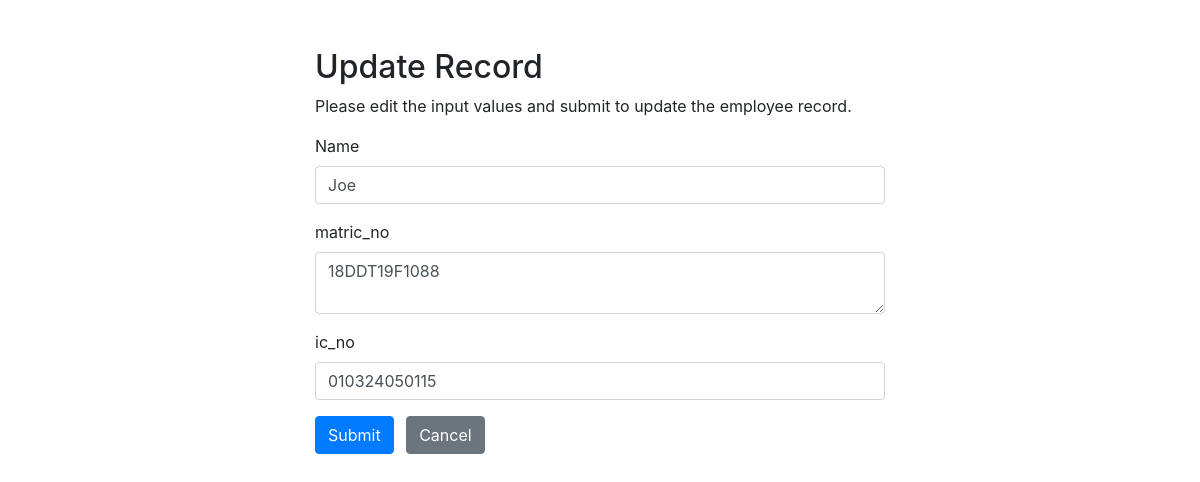
The app's page /update.php?idStudents=2 with its own data.
### tables this page shows
CREATE TABLE `student_info` (
  `idStudents` int(11) NOT NULL,
  `name` varchar(100) NOT NULL,
  `matric_no` varchar(12) NOT NULL,
  `ic_no` varchar(12) NOT NULL
);

### update.php (the view, shortened to what this page needs)
<?php
require_once "config.php";
$name = $matric_no = $ic_no = "";
$name_err = $matric_no_err = $ic_no_err = "";
if(isset($_POST["idStudents"]) && !empty($_POST["idStudents"])){
    $idStudents = $_POST["idStudents"];
    $input_name = trim($_POST["name"]);
    if(empty($input_name)){
        $name_err = "Please enter a name.";
    } elseif(!filter_var($input_name, FILTER_VALIDATE_REGEXP, array("options"=>array("regexp"=>"/^[a-zA-Z\s]+$/")))){
        $name_err = "Please enter a valid name.";
    } else{
        $name = $input_name;
    }
    $input_matric_no = trim($_POST["matric_no"]);
    if(empty($input_matric_no)){
        $matric_no_err = "Please enter your matric_no.";
    } else{
        $matric_no = $input_matric_no;
    }
    $input_ic_no = trim($_POST["ic_no"]);
    if(empty($input_ic_no)){
        $ic_no_err = "Please enter the ic_no amount.";
    } elseif(!ctype_digit($input_ic_no)){
        $ic_no_err = "Please enter a positive integer value.";
    } else{
        $ic_no = $input_ic_no;
    }
    if(empty($name_err) && empty($matric_no_err) && empty($ic_no_err)){
        $sql = "UPDATE student_info SET name=?, matric_no=?, ic_no=? WHERE idStudents=?";
        if($stmt = mysqli_prepare($link, $sql)){
            mysqli_stmt_bind_param($stmt, "sssi", $param_name, $param_matric_no, $param_ic_no, $param_id);
            $param_name = $name;
            $param_matric_no = $matric_no;
            $param_ic_no = $ic_no;
            $param_id = $idStudents;
            if(mysqli_stmt_execute($stmt)){
                header("location: index.php");
                exit();
            } else{
                echo "Oops! Something went wrong. Please try again later.";
            }
        }
        mysqli_stmt_close($stmt);
    }
    mysqli_close($link);
} else{
    if(isset($_GET["idStudents"]) && !empty(trim($_GET["idStudents"]))){
        $sql = "SELECT * FROM student_info WHERE idStudents = ?";
        if($stmt = mysqli_prepare($link, $sql)){
            mysqli_stmt_bind_param($stmt, "i", $param_id);
            if(mysqli_stmt_execute($stmt)){
                $result = mysqli_stmt_get_result($stmt);
                if(mysqli_num_rows($result) == 1){
                    $row = mysqli_fetch_array($result, MYSQLI_ASSOC);
                    $name = $row["name"];
                    $matric_no = $row["matric_no"];
                    $ic_no = $row["ic_no"];
                } else{
                    header("location: error.php");
                    exit();
                }
            } else{
                echo "Oops! Something went wrong. Please try again later.";
            }
        }
    }  else{
        header("location: error.php");
        exit();
    }
}
?>
<!DOCTYPE html>
<html lang="en">
<head>
    <link rel="stylesheet" href="https://stackpath.bootstrapcdn.com/bootstrap/4.5.2/css/bootstrap.min.css">
</head>
<body>
    <div class="wrapper">
        <div class="container-fluid">
            <div class="row">
                <div class="col-md-12">
                    <h2 class="mt-5">Update Record</h2>
                    <p>Please edit the input values and submit to update the employee record.</p>
                    <form action="<?php echo htmlspecialchars(basename($_SERVER['REQUEST_URI'])); ?>" method="post">
                        <div class="form-group">
                            <label>Name</label>
                            <input type="text" name="name" class="form-control <?php echo (!empty($name_err)) ? 'is-invalid' : ''; ?>" value="<?php echo $name; ?>">
                        </div>
                        <div class="form-group">
                            <label>matric_no</label>
                            <textarea name="matric_no" class="form-control <?php echo (!empty($matric_no_err)) ? 'is-invalid' : ''; ?>"><?php echo $matric_no; ?></textarea>
                        </div>
                        <div class="form-group">
                            <label>ic_no</label>
                            <input type="text" name="ic_no" class="form-control <?php echo (!empty($ic_no_err)) ? 'is-invalid' : ''; ?>" value="<?php echo $ic_no; ?>">
                        </div>
                        <input type="submit" class="btn btn-primary" value="Submit">
                        <a href="index.php" class="btn btn-secondary ml-2">Cancel</a>
                    </form>
                </div>
            </div>
        </div>
    </div>
</body>
</html>

### update.php (style rules this page uses)
.wrapper { width: 600px; margin: 0 auto; }

### records on screen
student_info: name "Joe", matric_no "18DDT19F1088", ic_no "010324050115"
